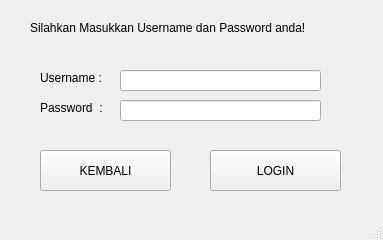
<?xml version="1.0" encoding="UTF-8"?>
<ui version="4.0">
 <class>LoginWindow</class>
 <widget class="QMainWindow" name="LoginWindow">
  <property name="geometry">
   <rect>
    <x>0</x>
    <y>0</y>
    <width>383</width>
    <height>240</height>
   </rect>
  </property>
  <property name="windowTitle">
   <string>Login</string>
  </property>
  <widget class="QWidget" name="centralwidget">
   <widget class="QLabel" name="label">
    <property name="geometry">
     <rect>
      <x>30</x>
      <y>20</y>
      <width>321</width>
      <height>16</height>
     </rect>
    </property>
    <property name="text">
     <string>Silahkan Masukkan Username dan Password anda!</string>
    </property>
   </widget>
   <widget class="QLabel" name="label_2">
    <property name="geometry">
     <rect>
      <x>40</x>
      <y>70</y>
      <width>71</width>
      <height>16</height>
     </rect>
    </property>
    <property name="text">
     <string>Username :</string>
    </property>
   </widget>
   <widget class="QLabel" name="label_3">
    <property name="geometry">
     <rect>
      <x>40</x>
      <y>100</y>
      <width>71</width>
      <height>16</height>
     </rect>
    </property>
    <property name="text">
     <string>Password  :</string>
    </property>
   </widget>
   <widget class="QLineEdit" name="usernameLogin">
    <property name="geometry">
     <rect>
      <x>120</x>
      <y>70</y>
      <width>201</width>
      <height>21</height>
     </rect>
    </property>
   </widget>
   <widget class="QLineEdit" name="passwordLogin">
    <property name="geometry">
     <rect>
      <x>120</x>
      <y>100</y>
      <width>201</width>
      <height>21</height>
     </rect>
    </property>
    <property name="echoMode">
     <enum>QLineEdit::Password</enum>
    </property>
   </widget>
   <widget class="QToolButton" name="backButton">
    <property name="geometry">
     <rect>
      <x>40</x>
      <y>150</y>
      <width>131</width>
      <height>41</height>
     </rect>
    </property>
    <property name="text">
     <string>KEMBALI</string>
    </property>
   </widget>
   <widget class="QToolButton" name="loginButton">
    <property name="geometry">
     <rect>
      <x>210</x>
      <y>150</y>
      <width>131</width>
      <height>41</height>
     </rect>
    </property>
    <property name="text">
     <string>LOGIN</string>
    </property>
   </widget>
  </widget>
  <widget class="QMenuBar" name="menubar">
   <property name="geometry">
    <rect>
     <x>0</x>
     <y>0</y>
     <width>383</width>
     <height>22</height>
    </rect>
   </property>
  </widget>
  <widget class="QStatusBar" name="statusbar"/>
 </widget>
 <resources/>
 <connections/>
</ui>
